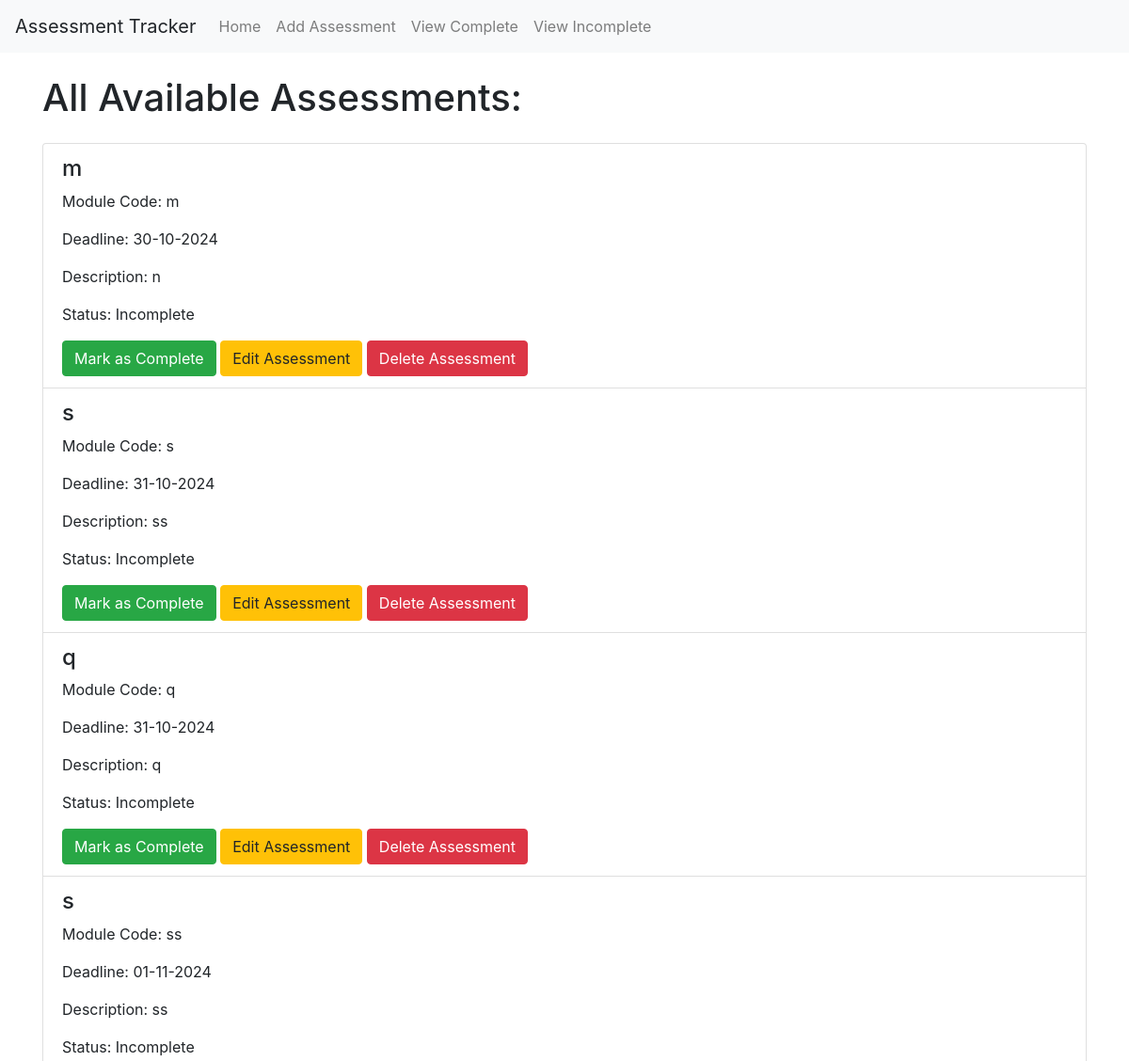
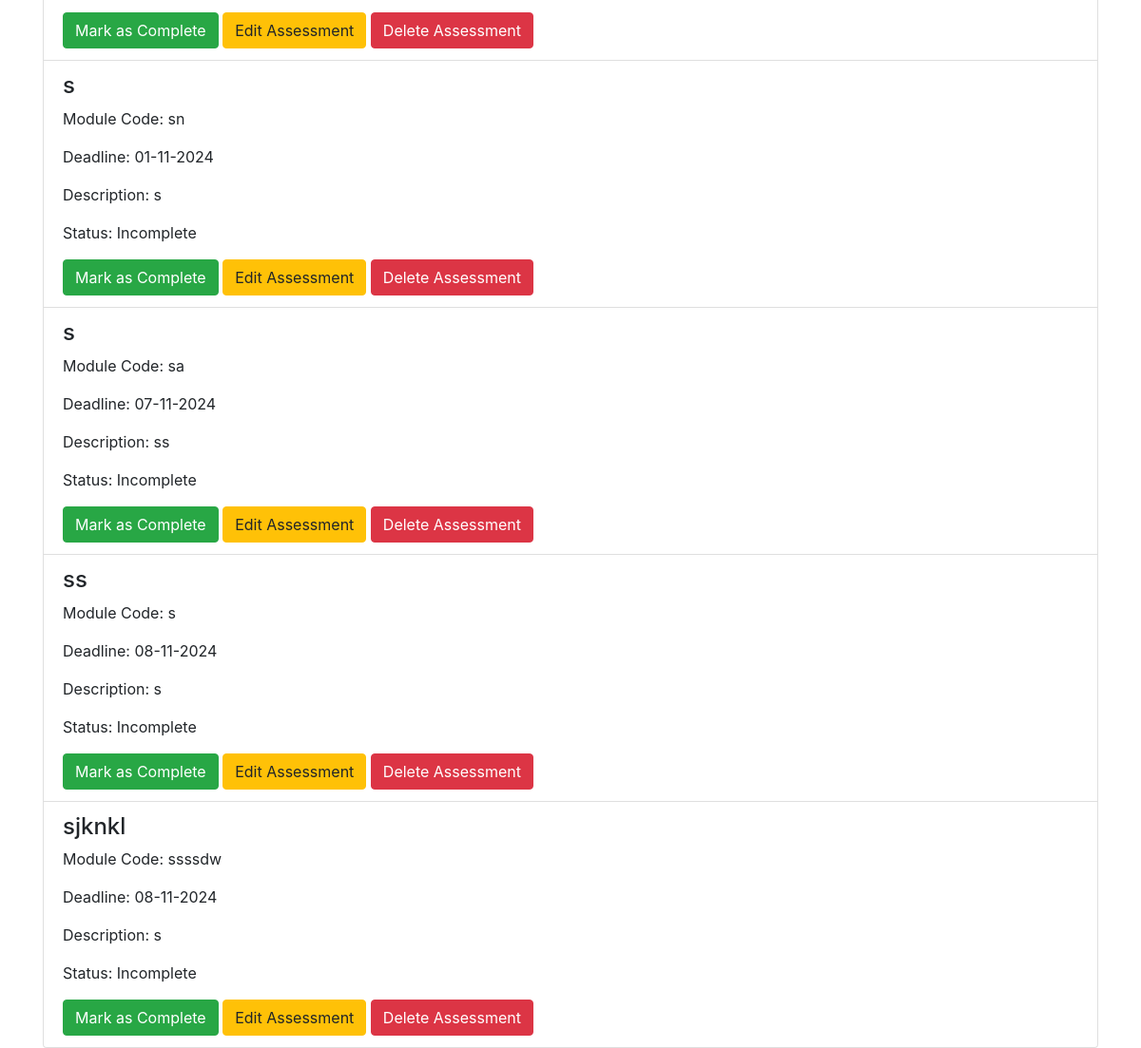
Before: / with the older database file (2 pictures, top to bottom).
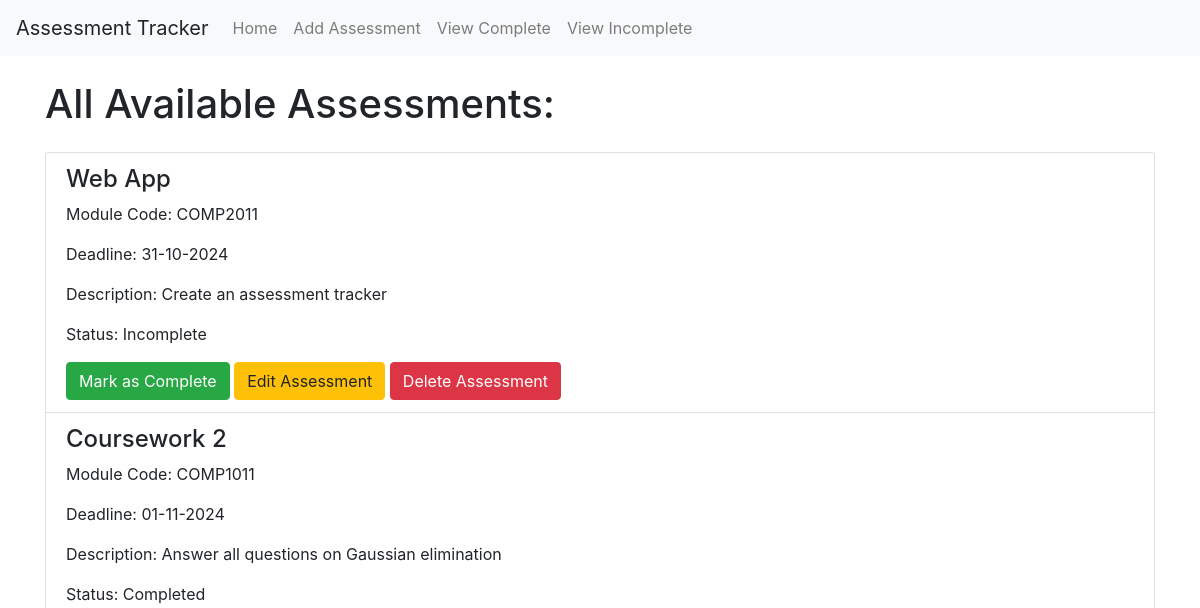
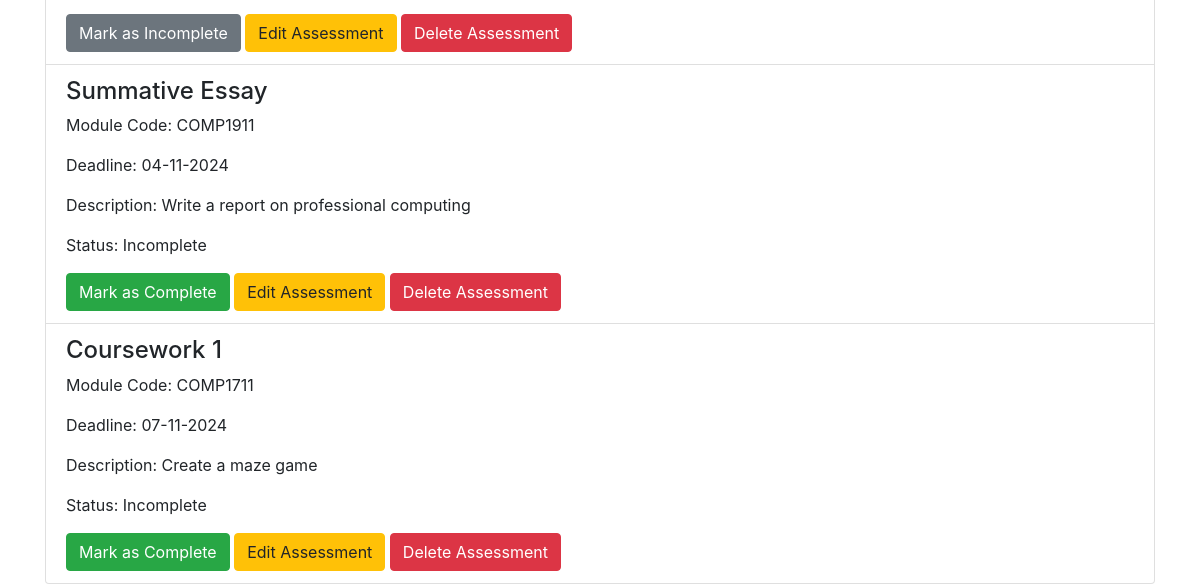
After: the same page with the newer database file (2 pictures, top to bottom).
### app/models.py (models this page shows)
class Assessment(db.Model):
    id = db.Column(db.Integer, primary_key=True)
    title = db.Column(db.String(100), nullable=False)
    module_code = db.Column(db.String(100), nullable=False)
    deadline = db.Column(db.DateTime, nullable=False)
    description = db.Column(db.Text, nullable=False)
    completed = db.Column(db.Boolean, default=False)

### app/views.py (the view)
@app.route('/')
def home():
    assessments = Assessment.query.order_by(Assessment.deadline.asc()).all()
    return render_template('home.html', assessments=assessments)

### app/templates/home.html (shortened to what this page needs)
{% extends "base.html" %}
{% block content %}
    <h1 class="my-4">All Available Assessments:</h1>
    {% if assessments %}
        <ul class="list-group">
            {% for assessment in assessments %}
                <li class="list-group-item">
                    <h4>{{ assessment.title }}</h4>
                    <p>Module Code: {{ assessment.module_code }}</p>
                    <p>Deadline: {{ assessment.deadline.strftime('%d-%m-%Y') }}</p>
                    <p>Description: {{ assessment.description }}</p>
                    <p>Status: {{ 'Completed' if assessment.completed else 'Incomplete' }}</p>
                    {% if not assessment.completed %}
                        <form action="{{ url_for('complete_button', id=assessment.id) }}" method="post" style="display:inline;">
                            <button type="submit" class="btn btn-success">Mark as Complete</button>
                        </form>
                    {% endif %}
                    {% if assessment.completed %}
                    <form action="{{ url_for('incomplete_button', id=assessment.id) }}" method="post" style="display:inline;">
                        <button type="submit" class="btn btn-secondary">Mark as Incomplete</button>
                    </form>
                    {% endif %}
                    <a href="{{ url_for('edit_assessment', id=assessment.id) }}" class="btn btn-warning">Edit Assessment</a>
                    <a href="{{ url_for('delete_assessment', id=assessment.id) }}" class="btn btn-danger">Delete Assessment</a>
                </li>
            {% endfor %}
        </ul>
    {% else %}
        <p>There are currently no assessments!</p>
    {% endif %}
{% endblock %}

### app/templates/base.html (shortened to what this page needs)
<!DOCTYPE html>
<html lang="en">
<head>
    <link rel="stylesheet" href="https://stackpath.bootstrapcdn.com/bootstrap/4.2.1/css/bootstrap.min.css">
</head>
<body>
    <nav class="navbar navbar-expand-sm navbar-light bg-light">
        <a class="navbar-brand">Assessment Tracker</a>
        <div class="collapse navbar-collapse" id="navbarSupportedContent">
            <ul class="navbar-nav mr-auto">
                <li class="nav-item"><a class="nav-link" href="/">Home<span class="sr-only">(current)</span></a></li>
                <li class="nav-item"><a class="nav-link" href="/add_assessment">Add Assessment</a></li>
                <li class="nav-item"><a class="nav-link" href="/view_complete">View Complete</a></li>
                <li class="nav-item"><a class="nav-link" href="/view_incomplete">View Incomplete</a></li>
            </ul>
        </div>
    </nav>
    <div class="container">
        {% block content %}
        {% endblock %}
    </div>
 </body>
</html>

Changed rows visible on the page:
removed Assessment: title "m", module_code "m", deadline "30-10-2024", description "n", completed "Incomplete"
removed Assessment: title "q", module_code "q", deadline "31-10-2024", description "q", completed "Incomplete"
removed Assessment: title "s", module_code "sn", deadline "01-11-2024", description "s", completed "Incomplete"
removed Assessment: title "sjknkl", module_code "ssssdw", deadline "08-11-2024", description "s", completed "Incomplete"
changed Assessment: title "ss" → "Web App"; module_code "s" → "COMP2011"; deadline "08-11-2024" → "31-10-2024"; description "s" → "Create an assessment tracker"; moves up the list
changed Assessment: title "s" → "Coursework 2"; module_code "sa" → "COMP1011"; deadline "07-11-2024" → "01-11-2024"; description "ss" → "Answer all questions on Gaussian elimination"; completed "Incomplete" → "Completed"; completed "Mark as Complete" → "Mark as Incomplete"; moves up the list
changed Assessment: title "s" → "Summative Essay"; module_code "ss" → "COMP1911"; deadline "01-11-2024" → "04-11-2024"; description "ss" → "Write a report on professional computing"; moves down the list
changed Assessment: title "s" → "Coursework 1"; module_code "s" → "COMP1711"; deadline "31-10-2024" → "07-11-2024"; description "ss" → "Create a maze game"
